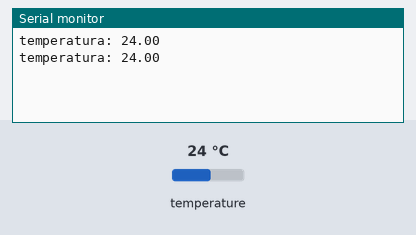
Bench run of a sketch on a simulated Arduino Uno, built with avr-gcc and run on an emulated ATmega328P. Parts: the last lines printed to the serial monitor. The inputs (shaded band) are chosen by the test bench; at power-on: temperature 24 °C. No radio packets arrive unless stated.

Above: at 2.6 s.
2.7 s: temperature set to 12 °C
At 3.6 s:
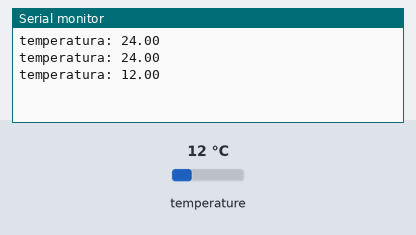
6.9 s: temperature set to 19 °C
At 7.7 s:
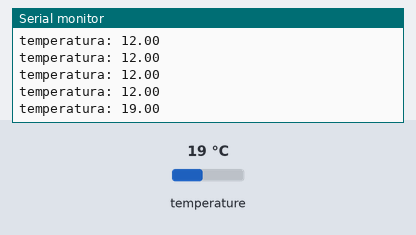
Timing chart, 0 to 9.9 s (numbered marks = the images above; inputs shaded):
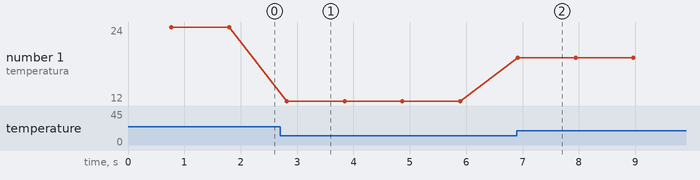

Measured:
- after the input at 2.7 s, the serial monitor: prints a new line after 0.12 s (image 1)
- after the input at 6.9 s, the serial monitor: prints a new line at once (image 2)
- plotted number 1: 24 → 12 after the input at 2.7 s, 12 → 19 after the input at 6.9 s

The sketch:

emissor.ino
```cpp
// Projeto 43 - Módulo de RF 433Mhz com arduino - porta 12 emissor -

#include <VirtualWire.h>  // Biblioteca necessário para comunicação
//sensor
#include <OneWire.h>
#include <DallasTemperature.h>
#define ONE_WIRE_BUS 3
OneWire oneWire(ONE_WIRE_BUS);
DallasTemperature barramento(&oneWire);

char data[5]; //conversão float para string

void setup()
{
//sensor
Serial.begin(9600);
  barramento.begin();


// Initializa o IO e ISR
vw_setup(2000); // Bits por segundo


}
void loop()
{
  //sensor
barramento.requestTemperatures();
  Serial.print("\ntemperatura: ");
  float temperatura = barramento.getTempCByIndex(0);
  Serial.print(temperatura);
  char temp[8];
  dtostrf(temperatura,8,4,temp);
// Mensagem a ser enviada para o receptor
send(temp);
delay(200);

}
void send (char *message)
{
vw_send(message, strlen(message));
vw_wait_tx(); // Aguarde até que toda a mensagem seja enviada
}
```
